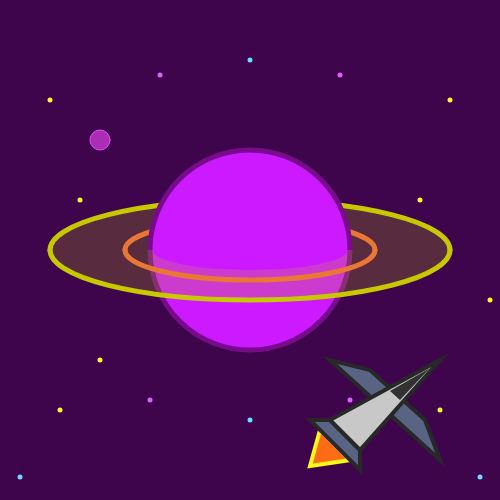
Frame 1 (no input)
Frame 60 (no input): identical to frame 1, image omitted
Frame 120 (the mouse pressed at the canvas centre since frame 60): identical to frame 1, image omitted

The p5.js sketch that drew this single still picture (run headless with seeded random() and noise() and a simulated clock; from frame 60 on, the mouse is pressed at the canvas centre):

// p5.js sketch
// ── sketch.js
function setup() {
  createCanvas(500, 500);
}

function draw() {
  push();
  colorMode(HSB);
  background(288,94,30);
  pop();
  
  //moon
  push();
  colorMode(HSB);
  stroke(296,74,100);
  fill(296,74,70);
  ellipse(100,140,20,20);
  pop();
  
  //stars
  push();
  colorMode(RGB);
  stroke('#fff82e');
  strokeWeight(5);
  point(50,100);
  point(450,100);
  point(100,360);
  point(490,300);
  stroke('#dd5ffa');
  point(160,75);
  point(340,75);
  point(150,400);
  point(350,400);
  stroke('#70dbff');
  point(250,420);
  point(20,477);
  point(480,477);
  point(250,60);
  stroke('#fff82e');
  point(80,200);
  point(420,200);
  point(60,410);
  point(440,410);
  pop();
  
  
  //backrings
  push();
  stroke(200,200,0);
  strokeWeight(5);
  fill(200,200,0,50)
  arc(250,250,400,100,radians(180),radians(0));
  stroke(235,119,52);
  noFill();
  arc(250,250,250,60,radians(180),radians(0));
  pop();
  
  // planet
  push();
  fill(205, 25, 255);
  strokeWeight(5);
  stroke(120,10,140);
  ellipse(250,250,200,200);
  pop();
  
  //frontrings
  push();
  fill(200,200,0,50)
  stroke(200,200,0)
  strokeWeight(5)
  arc(250,250,400,100,radians(0),radians(180));
  fill(205, 25, 255);
  //planet overlap
  noStroke();
  arc(250,250,195,40,radians(0),radians(180));
  //orange front
  stroke(235,119,52);
  noFill();
  arc(250,250,250,60,radians(0),radians(180));
  pop();
  
  //ship
  push();
  stroke(40);
  strokeWeight(4);
  fill(89, 100, 133);
  
  push();
  strokeWeight(4);
  stroke(255, 247, 23);
  fill(255, 108, 23);
  triangle(320,430,350,460,310,466);
  pop();
  
  quad(370,370,425,420,440,460,330,360);
  quad(330,420,360,450,360,470,310,420);
  fill(200);
  triangle(330,420,440,360,360,450);
  noStroke();
  
  fill(50);
  triangle(430,368,400,400,390,391);
  pop();
  
  
  
}
